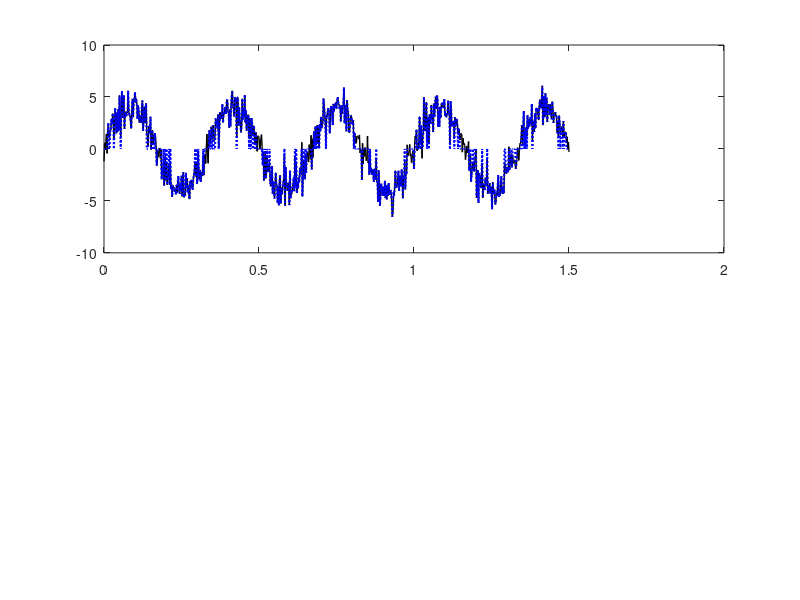

Reproduce this figure in MATLAB. (Note: this script raises an error after producing the figure.)
%% 2026-09-27 Variantas 2 Jorūnė Paslavičiūtė
% 3 LD. Papildoma uzduotis - Signalu grafinis atvaizdavimas (2 LD 3 uzd. signalai)
clc; clear; close all;

%% 2 LD 3 uzduoties duomenys
t = 0 : 0.002 : 1.5;
A_s = 4;
f = 3;
sigma = 1;
U1 = 2.5;
U2 = 1.5;

s = A_s*sin(2*pi*f*t);              % svarus signalas
n = sigma*randn(size(t));           % triuksmas
s_n = s + n;                        % pradinis (triuksmingas) signalas

s_filtr = s_n;                      % filtruotas signalas
s_filtr(abs(s_filtr) < U2) = 0;

%% Pradinio signalo reiksmes, virsijancios U1
idx = s_n > U1;
t_atr = t(idx);
atrinktos = s_n(idx);

% Kiekvienoje teigiamoje sinusoides puseje (s > 0) randama
% viena minimali ir viena maksimali reiksme is virsijanciu U1
puse  = s > 0;
pradz = find(diff([0 puse]) == 1);
pab   = find(diff([puse 0]) == -1);
t_max = []; u_max = []; t_min = []; u_min = [];
for k = 1:numel(pradz)
    sr = pradz(k):pab(k);
    sr = sr(s_n(sr) > U1);          % tik reiksmes virs U1
    if isempty(sr), continue; end
    [mx, iMx] = max(s_n(sr));
    [mn, iMn] = min(s_n(sr));
    t_max(end+1) = t(sr(iMx));  u_max(end+1) = mx;
    t_min(end+1) = t(sr(iMn));  u_min(end+1) = mn;
end

figure('Name', 'Papildoma uzduotis', 'Position', [100 50 900 750]);

%% a) Pradinis ir filtruotas signalai
subplot(2, 1, 1);                                   % vertikalus isdestymas
plot(t, s_n,     'k-', 'LineWidth', 1);  hold on;   % pradinis: istisinis, juodas
plot(t, s_filtr, 'b:', 'LineWidth', 1.5);           % filtruotas: taskinis, melynas
yline(U1,  'r--', 'LineWidth', 1.5);                % U1: raudona, bruksnine
yline(U2,  'm-.', 'LineWidth', 1.2);                % U2
yline(-U2, 'm-.', 'LineWidth', 1.2, 'HandleVisibility', 'off');
hold off;
title('a) Pradinis ir filtruotas signalai');
xlabel('Laikas t, s');
ylabel('Itampa U, V');
legend('Pradinis signalas', 'Filtruotas signalas', ...
       'U_1 = 2.5 V', '\pmU_2 = \pm1.5 V', 'Location', 'southeast');
axis([min(t) max(t) min(s_n)-5 max(s_n)+0.5]);   % vietos legendai apacioje
grid on;

%% b) Reiksmes, virsijancios U1 (diskretus formatas)
subplot(2, 1, 2);
stem(t_atr, atrinktos, 'k', 'MarkerSize', 2, 'BaseValue', U1); hold on;
yline(U1, 'r--', 'LineWidth', 1.5);
plot(t_min, u_min, 'gd', 'MarkerFaceColor', 'g', 'MarkerSize', 9);   % min - zalias rombas
plot(t_max, u_max, 'r^', 'MarkerFaceColor', 'r', 'MarkerSize', 9);   % max - raudonas trikampis
hold off;
title('b) Pradinio signalo reiksmes, virsijancios U_1');
xlabel('Laikas t, s');
ylabel('Itampa U, V');
legend('U > U_1', 'U_1 = 2.5 V', 'Minimalios reiksmes', 'Maksimalios reiksmes', ...
       'Location', 'southeast');
axis([min(t) max(t) 0 max(s_n)+0.5]);
grid on;
